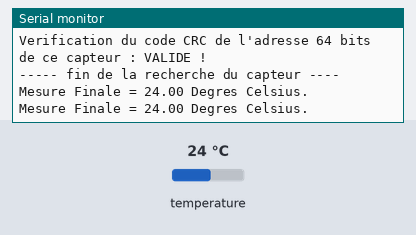
This sketch was run on a simulated Arduino Uno, built with avr-gcc and run on an emulated ATmega328P. Shown: the last lines printed to the serial monitor. The inputs (shaded band) are chosen by the test bench; at power-on: temperature 24 °C.

Above: at 3.8 s.
3.9 s: temperature set to 12 °C
At 6.2 s:
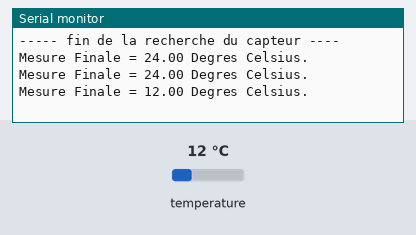
6.7 s: temperature set to 19 °C
At 8.1 s:
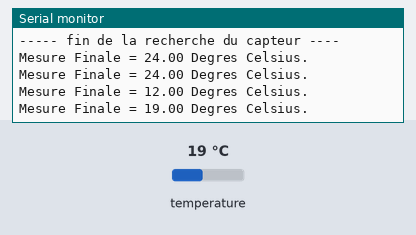
Timing chart, 0 to 9.7 s (numbered marks = the images above; inputs shaded):
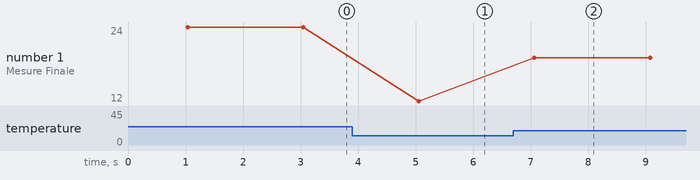

The sketch:

temperature_1Wire.ino
```cpp
// (licence header left out)
// --- Que fait ce programme ? ---
/* test simple de la mesure de la température à l'aide d'un capteur
de température One-wire de type DS18B20 et affichage du résultat
dans la fenêtre Terminal série.  */

// --- Fonctionnalités utilisées ---
// Utilise la connexion série vers le PC
// Utilise un ou plusieurs capteurs One Wire

// --- Circuit à réaliser ---
// Connexion série entre la carte Arduino et le PC (utilise les broches 0 et 1)
// Connecter  sur la broche 2 la broche de données du capteur One Wire

//**************** Entête déclarative *******
// A ce niveau sont déclarées les librairies, les constantes, les variables...

// --- Inclusion des librairies utilisées ---

#include <OneWire.h> // librairie pour capteur OneWire

// --- Déclaration des constantes ---

// --- constantes des broches ---

const int broche_OneWire=2; //declaration constante de broche

//---- code d'instruction du capteur
const int modeLecture=0xBE;
const int lancerMesure=0x44;

// --- Déclaration des variables globales ---
byte data[12]; // Tableau de 12 octets pour lecture des 9 registres de RAM et des 3 registres d'EEPROM du capteur One Wire
byte adresse[8]; // Tableau de 8 octets pour stockage du code d'adresse 64 bits du composant One Wire

int tempet=0; // variable pour resultat de la mesure
float tempetf=0.0; // variable pour resultat de la mesure

// --- Déclaration des objets utiles pour les fonctionnalités utilisées ---
OneWire  capteur(broche_OneWire);  // crée un objet One Wire sur la broche voulue


//**************** FONCTION SETUP = Code d'initialisation *****
// La fonction setup() est exécutée en premier et 1 seule fois, au démarrage du programme

void setup()   { // debut de la fonction setup()

// --- ici instructions à exécuter au démarrage ---

Serial.begin(115200); // initialise connexion série à 115200 bauds
// IMPORTANT : régler le terminal côté PC avec la même valeur de transmission


// XXXXXXXXXXXXXXXXXXXXXX Détection du capteur présent sur la broche XXXXXXXXXXXXXXXXXXXXXXX
Serial.println("**** Detection du capteur **** ");

while (capteur.search(adresse)== false) // tant qu'aucun nouveau capteur est détecté
{

  // la fonction search renvoie la valeur FAUX si aucun élément 1-wire est trouvé.

  Serial.println("Aucun capteur 1-wire present sur la broche ! "); // affiche message + saut de ligne
  delay (1000); // pause 1 seconde
}

//la suite est exécutée seulement si un capteur est détecté

  // la fonction search renvoie la valeur VRAI si un élément 1-wire est trouvé.
  // Stocke son code d'adresse 16 bits dans le tableau adresse[8]
  // adresse envoyé à la fonction correspond à l'adresse de début du tableau adresse[8] déclaré ...

  Serial.print ("1 capteur 1-wire present avec code adresse 64 bits : ");


  //--- affichage des 64 bits d'adresse au format hexadécimal
   for(int i = 0; i < 8; i++) { // l'adresse renvoyée par la fonction search est stockée sur 8 octets

    if (adresse[i]<16) Serial.print('0'); // pour affichage des O poids fort au format hexadécimal
    Serial.print(adresse[i], HEX); // affiche 1 à 1 les 8 octets du tableau adresse au format hexadécimal
    Serial.print(" ");
  }

  Serial.println();

  //---- test du type de capteur ----
  // le type du capteur est donné par le 1er octet du code adresse 64 bits
  // Valeur 0x28 pour capteur type DS18B20, 0x10 pour type DS18S20, 0x22 pour type DS1820
  if (adresse[0]==0x28)
  {
    Serial.println ("Type du capteur present : Capteur temperature DS18B20.");
  }
  else
  {
    Serial.println ("Le capteur present n'est pas un capteur de temperature DS18B20.");
  }


  //----- contrôle du code CRC ----
  // le dernier octet de l'adresse 64bits est un code de contrôle CRC
  // à l'aide de la fonction crc8 on peut vérifier si ce code est valide
  if (capteur.crc8( adresse, 7) == adresse[7]) // vérification validité code CRC de l'adresse 64 bits
  // le code CRC de l'adresse 64 bits est le 8ème octet de l'adresse (index 7 du tableau)
  {
    Serial.println ("Verification du code CRC de l'adresse 64 bits de ce capteur : VALIDE !");
  }
  else
  {
    Serial.println ("Verification du code CRC de l'adresse 64 bits de ce capteur : NON VALIDE !");
  }

  //------- message final détection ----
  Serial.println("----- fin de la recherche du capteur ----");
  Serial.println("");

  //--- la phase de détection n'est pas obligatoire avec un seul capteur ---
  //---- il est possible d'utiliser uniquement la fonction skip ---
  //---- le résultat semble plus hasardeux cependant...
  // capteur.skip();

  // une fois le capteur détecté, son code adresse 64 bits est stocké dans le tableau adresse[8]
  // on va à présent adresser des instructions au capteur et lire le résultat obtenu
  // successivement il faudra :
  //    * envoyer l'instruction de lancement de la mesure
  //    * attendre 1 seconde
  //    * envoyer l'instruction de lecture du résultat
  //    * envoyer les instructions de lecture


} // fin de la fonction setup()
// ********************************************************************************

//*************** FONCTION LOOP = Boucle sans fin = coeur du programme *************
// la fonction loop() s'exécute sans fin en boucle aussi longtemps que l'Arduino est sous tension

void loop(){ // debut de la fonction loop()

// XXXXXXXXXXXXXXXXXXXXXX Lancement d'une mesure et lecture du résultat XXXXXXXXXXXXXXXXXXXXXXX

//  Serial.println("**** Acquisition d'une mesure de la temperature **** ");

  // avant chaque nouvelle instruction, il faut :
  //    * initialiser le bus 1-wire
  //    * sélectionner le capteur détecté
  //    * envoyer l'instruction

//--------- lancer une mesure --------
  capteur.reset(); // initialise le bus 1-wire avant la communication avec un capteur donné
  capteur.select(adresse); // sélectionne le capteur ayant l'adresse 64 bits contenue dans le tableau envoyé à la fonction
  capteur.write(lancerMesure,1); // lance la mesure et alimente le capteur par la broche de donnée

//-------- pause d'une seconde -----
delay(1000);     // au moins 750 ms
           // il faudrait mettre une instruction capteur.depower ici, mais le reset va le faire


//---------- passer en mode LECTURE -------------
  capteur.reset(); // initialise le bus 1-wire avant la communication avec un capteur donné
  capteur.select(adresse); // sélectionne le capteur ayant l'adresse 64 bits contenue dans le tableau envoyé à la fonction
  capteur.write(modeLecture,1); // passe en mode lecture de la RAM du capteur

// ----------- lire les 9 octets de la RAM (appelé Scratchpad) ----

for ( int i = 0; i < 9; i++) {           // 9 octets de RAM stockés dans 9 octets
    data[i] = capteur.read();             // lecture de l'octet de rang i stocké dans tableau data
  }

// ----- affichage du contenu des différents octets -----------
//Serial.println("");
//Serial.println("---- lecture de la RAM du capteur ---- ");
//Serial.print("Octet 0 (Resultat poids faible)="), Serial.println(data[0],BIN);
//Serial.print("Octet 1 (Resultat poids fort)="), Serial.println(data[1],BIN);
//Serial.print("Octet 2 (Alarme haute)="), Serial.println(data[2],BIN);
//Serial.print("Octet 3 (Alarme basse)="), Serial.println(data[3],BIN);
//Serial.print("Octet 4 (Registre de configuration)="), Serial.println(data[4],BIN);
//Serial.print("Octet 5 (Reserve)="), Serial.println(data[5],BIN);
//Serial.print("Octet 6 (Reserve)="), Serial.println(data[6],BIN);
//Serial.print("Octet 7 (Reserve)="), Serial.println(data[7],BIN);
//Serial.print("Octet 8 (code CRC mesure)="), Serial.println(data[8],BIN);


//----- test de validité des valeurs reçues par contrôle du code CRC  ----

//Serial.println("");
//Serial.println("---- test de controle de validite des donnees recues ---- ");

  // le dernier (9ème) octet de la RAM est un code de contrôle CRC
  // à l'aide de la fonction crc8 on peut vérifier si ce code est valide
  if (capteur.crc8( data, 8) == data[8]) // vérification validité code CRC des valeurs reçues
  {
    //Serial.println ("Verification du code CRC de ce resultat : VALIDE !");
  }
  else
  {
    Serial.println ("Verification du code CRC de ce resultat  : NON VALIDE !");
  }

//----- caclul de la température mesurée (enfin!) ---------
//Serial.println("");
//Serial.println("---- calcul de la temperature ---- ");

//---- extraction du résultat de la mesure à partir des registres de la RAM ---
data[1]=data[1] & B10000111; // met à 0 les bits de signes inutiles
tempet=data[1]; // bits de poids fort
tempet=tempet<<8;
tempet=tempet+data[0]; // bits de poids faible

//Serial.print ("Mesure brute =");
//Serial.println (tempet);

// --- en mode 12 bits, la résolution est de 0.0625°C - cf datasheet DS18B20
tempetf=float(tempet)*6.25;
tempetf=tempetf/100.0;

Serial.print ("Mesure Finale = ");
Serial.print (tempetf,2);
Serial.println (" Degres Celsius. ");

  delay(1000);
//while(1); // stoppe loop

} // fin de la fonction loop() - le programme recommence au début de la fonction loop sans fin
// ********************************************************************************

//*************** Autres Fonctions du programme *************

// --- Fin programme ---
```

Measured:
- after the input at 3.9 s, the serial monitor: prints a new line after 1.2 s (image 1)
- after the input at 6.7 s, the serial monitor: prints a new line after 0.37 s (image 2)
- plotted number 1: 24 → 12 after the input at 3.9 s, 12 → 19 after the input at 6.7 s
